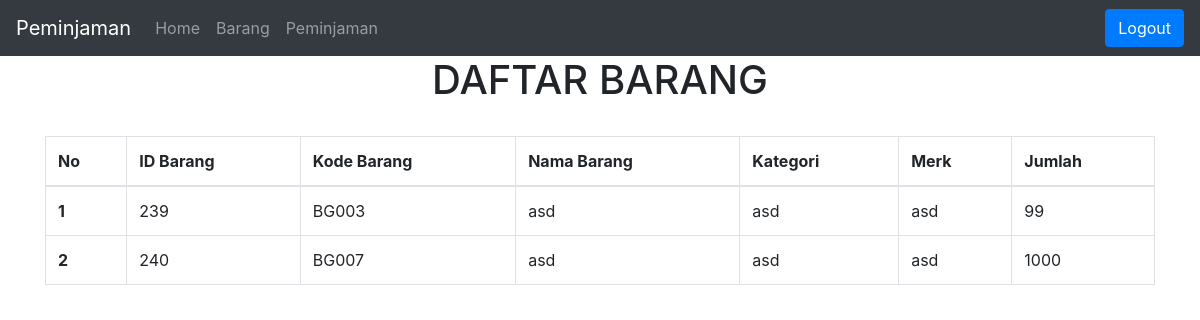
/baranguser.php (signed in), run on the app's committed database.
### tables this page shows
CREATE TABLE `barang` (
  `id_barang` int(11) NOT NULL,
  `kode_barang` varchar(11) NOT NULL,
  `nama_barang` varchar(70) NOT NULL,
  `merk` varchar(25) NOT NULL,
  `jenis` varchar(25) NOT NULL,
  `jumlah` int(10) NOT NULL
);

### database.php (called while the page is built, shortened)
<?php
$host = "localhost";
$user = "root";
$pass = "";
$dbname = "sas";
$koneksi = mysqli_connect($host, $user, $pass, $dbname) or die("Gagal terhubung dengan database " . mysqli_error($koneksi));
function tampildata1($tablename)
{
    global $koneksi;
    $hasil = mysqli_query($koneksi, "select * from $tablename");
    $rows = [];
    while ($row = mysqli_fetch_assoc($hasil)) {
        $rows[] = $row;
    }
    return $rows;
}
?>

### baranguser.php (the view, shortened to what this page needs)
<?php
require_once('database.php');
$data = tampildata1('barang');
$nomor = 0;
?>
<!doctype html>
<html lang="en">
<head>
  <link rel="stylesheet" href="https://cdn.jsdelivr.net/npm/bootstrap@4.6.2/dist/css/bootstrap.min.css"
>
</head>
<body>
  <?php
  if ($_SESSION['status'] <> "login") {
    header("location:login.php?msg=belum_login");
  } else {
    require('navbaruser.php');
  }
  ?>
  <div class="container">
    <center>
      <h1>DAFTAR BARANG</h1>
    </center>
    <br>
    <table class="table table-bordered" break>
      <thead>
        <tr>
          <th scope="col">No</th>
          <th scope="col">ID Barang</th>
          <th scope="col">Kode Barang</th>
          <th scope="col">Nama Barang</th>
          <th scope="col">Kategori</th>
          <th scope="col">Merk</th>
        <center><th scope="col">Jumlah</th></center>
        </tr>
      </thead>
      <tbody>
        <?php foreach ($data as $item): ?>
          <?php $nomor++; ?>
          <tr>
            <th scope="row">
              <?php echo $nomor; ?>
            </th>
            <td>
              <?php echo $item['id_barang']; ?>
            </td>
            <td>
              <?php echo $item['kode_barang']; ?>
            </td>
            <td>
              <?php echo $item['nama_barang']; ?>
            </td>
            <td>
              <?php echo $item['jenis']; ?>
            </td>
            <td>
              <?php echo $item['merk']; ?>
            </td>
            <td>
              <?php echo $item['jumlah']; ?>
            </td>
          </tr>
        <?php endforeach ?>
      </tbody>
    </table>
  </div>
</body>
</html>

### data on the page
barang: id_barang "239", kode_barang "BG003", nama_barang "asd", jenis "asd", merk "asd", jumlah "99"
barang: id_barang "240", kode_barang "BG007", nama_barang "asd", jenis "asd", merk "asd", jumlah "1000"
